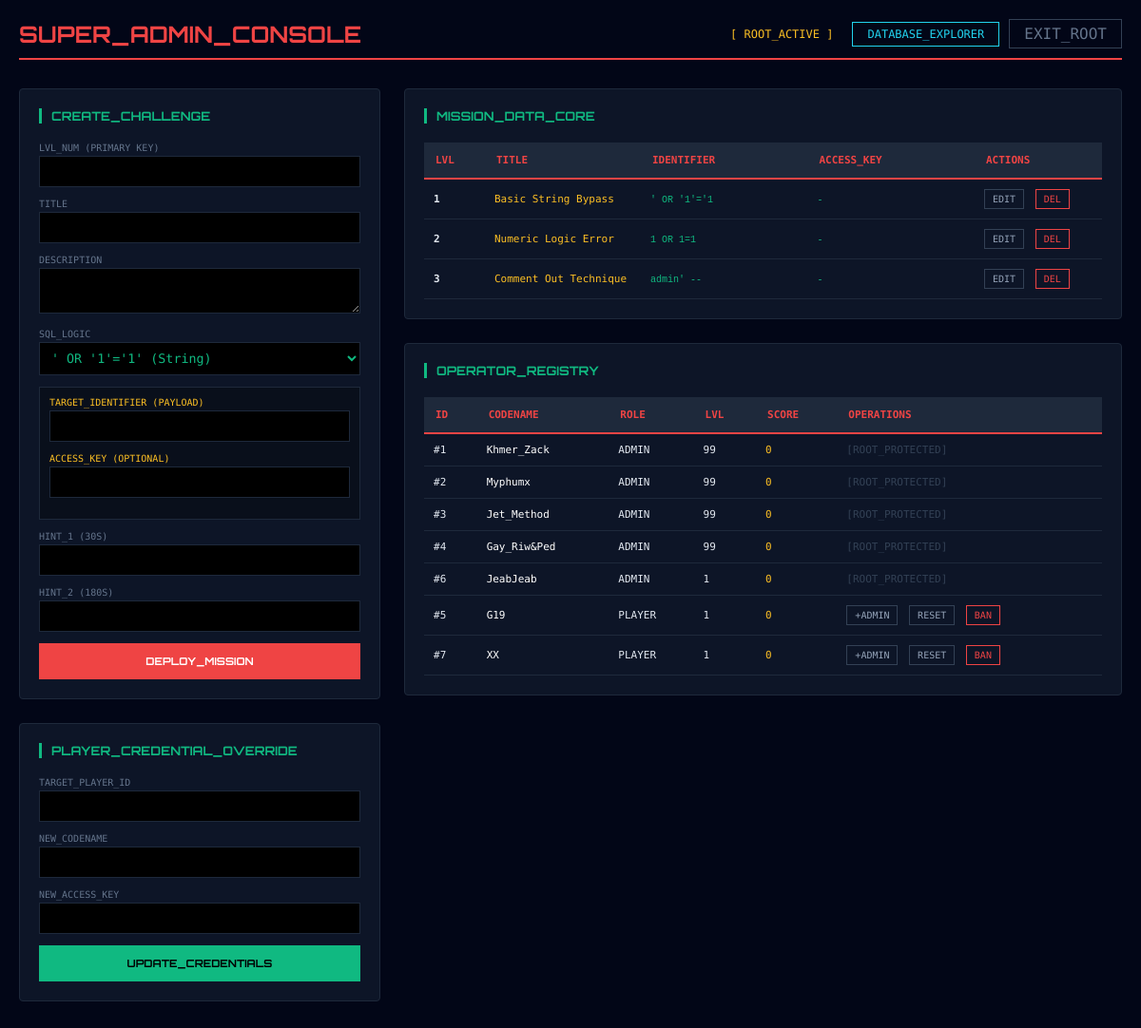
The app's page /admin_manage.php (signed in) with its own data.
### tables this page shows
CREATE TABLE "challenges" (
        id INTEGER PRIMARY KEY AUTOINCREMENT,
        level_num INTEGER,
        title TEXT,
        description TEXT,
        sql_logic TEXT,
        target_identifier TEXT,
        access_key TEXT,  -- ย้ายมาไว้ตรงนี้ตามต้องการ
        hint_1 TEXT,
        hint_2 TEXT
    );

CREATE TABLE players (
    id INTEGER PRIMARY KEY AUTOINCREMENT,
    username TEXT UNIQUE,
    password TEXT,
    level_reached INTEGER DEFAULT 1,
    score INTEGER DEFAULT 0,
    role INTEGER DEFAULT 0
);

### admin_manage.php (the view, shortened to what this page needs)
<?php
$db = new SQLite3('game.db');
$edit_data = ['level_num'=>'','title'=>'','description'=>'','sql_logic'=>'','target_identifier'=>'','access_key'=>'','hint_1'=>'','hint_2'=>''];
$players = $db->query("SELECT * FROM players ORDER BY role DESC, id ASC");
$challenges = $db->query("SELECT * FROM challenges ORDER BY level_num ASC");
?>
<!DOCTYPE html>
<html lang="th">
<head>
</head>
<body>
<div class="admin-container">
    <div class="header">
        <h1>SUPER_ADMIN_CONSOLE</h1>
        <div class="nav-links">
            <span style="color: var(--gold); font-family: 'Fira Code'; font-size: 12px; margin-right: 10px;">[ ROOT_ACTIVE ]</span>
            <a href="view_db.php" class="btn-view-db">DATABASE_EXPLORER</a>
            <a href="dashboard.php" style="color:#64748b; text-decoration:none; font-family:'Fira Code'; border: 1px solid #334155; padding: 5px 15px;">EXIT_ROOT</a>
        </div>
    </div>
    <div class="grid">
        <div class="side-panel">
            <div class="card">
                <h2><?php echo isset($_GET['edit_lvl']) ? 'UPDATE_CHALLENGE' : 'CREATE_CHALLENGE'; ?></h2>
                <form method="POST">
                    <label>LVL_NUM (Primary Key)</label>
                    <input type="number" name="level_num" value="<?php echo $edit_data['level_num']; ?>" required <?php echo isset($_GET['edit_lvl']) ? 'readonly style="opacity:0.5"' : ''; ?>>
                    <label>TITLE</label>
                    <input type="text" name="title" value="<?php echo htmlspecialchars($edit_data['title']); ?>" required>
                    <label>DESCRIPTION</label>
                    <textarea name="description" rows="2"><?php echo htmlspecialchars($edit_data['description']); ?></textarea>
                    <label>SQL_LOGIC</label>
                    <select name="sql_logic">
                        <option value="string" <?php if($edit_data['sql_logic']=='string') echo 'selected'; ?>>' OR '1'='1' (String)</option>
                    </select>
                    <div style="border: 1px solid #1e293b; padding: 10px; margin-bottom: 12px; background: rgba(0,0,0,0.3);">
                        <label style="color:var(--gold);">TARGET_IDENTIFIER (Payload)</label>
                        <input type="text" name="target_identifier" value="<?php echo htmlspecialchars($edit_data['target_identifier']); ?>" required>
                        <label style="color:var(--gold);">ACCESS_KEY (Optional)</label>
                        <input type="text" name="access_key" value="<?php echo htmlspecialchars($edit_data['access_key']); ?>">
                    </div>
                    <label>HINT_1 (30s)</label>
                    <input type="text" name="hint_1" value="<?php echo htmlspecialchars($edit_data['hint_1']); ?>">
                    <label>HINT_2 (180s)</label>
                    <input type="text" name="hint_2" value="<?php echo htmlspecialchars($edit_data['hint_2']); ?>">
                    <button type="submit" name="save_challenge" class="btn btn-save">
                        <?php echo isset($_GET['edit_lvl']) ? 'OVERWRITE_MISSION' : 'DEPLOY_MISSION'; ?>
                    </button>
                </form>
            </div>
            <div class="card">
                <h2>PLAYER_CREDENTIAL_OVERRIDE</h2>
                <form method="POST">
                    <label>TARGET_PLAYER_ID</label>
                    <input type="number" name="user_id" required>
                    <label>NEW_CODENAME</label>
                    <input type="text" name="new_username" required>
                    <label>NEW_ACCESS_KEY</label>
                    <input type="text" name="new_password">
                    <button type="submit" name="update_user" class="btn btn-edit">UPDATE_CREDENTIALS</button>
                </form>
            </div>
        </div>
        <div class="main-panel">
            <div class="card">
                <h2>MISSION_DATA_CORE</h2>
                <table>
                    <thead>
                        <tr>
                            <th width="40">LVL</th><th width="140">TITLE</th><th>IDENTIFIER</th><th>ACCESS_KEY</th><th width="110">ACTIONS</th>
                        </tr>
                    </thead>
                    <tbody>
                        <?php while($c = $challenges->fetchArray(SQLITE3_ASSOC)): ?>
                        <tr>
                            <td><strong><?php echo $c['level_num']; ?></strong></td>
                            <td style="color:var(--gold);"><?php echo htmlspecialchars($c['title']); ?></td>
                            <td style="color:var(--neon); font-size:10px;"><code><?php echo htmlspecialchars($c['target_identifier']); ?></code></td>
                            <td style="color:var(--neon); font-size:10px;"><code><?php echo htmlspecialchars($c['access_key'] ?: '-'); ?></code></td>
                            <td>
                                <a href="?edit_lvl=<?php echo $c['level_num']; ?>" class="action-link">EDIT</a>
                                <a href="?action=del_challenge&id=<?php echo $c['level_num']; ?>" class="action-link btn-del">DEL</a>
                            </td>
                        </tr>
                        <?php endwhile; ?>
                    </tbody>
                </table>
            </div>
            <div class="card">
                <h2>OPERATOR_REGISTRY</h2>
                <table>
                    <thead>
                        <tr>
                            <th>ID</th><th>CODENAME</th><th>ROLE</th><th>LVL</th><th>SCORE</th><th>OPERATIONS</th>
                        </tr>
                    </thead>
                    <tbody>
                        <?php while($p = $players->fetchArray(SQLITE3_ASSOC)): ?>
                        <tr>
                            <td>#<?php echo $p['id']; ?></td>
                            <td style="color:#fff;"><?php echo htmlspecialchars($p['username']); ?></td>
                            <td><span class="badge <?php echo $p['role'] == 1 ? 'badge-admin' : 'badge-user'; ?>"><?php echo $p['role'] == 1 ? 'ADMIN' : 'PLAYER'; ?></span></td>
                            <td><?php echo $p['level_reached']; ?></td>
                            <td style="color:var(--gold);"><?php echo number_format($p['score']); ?></td>
                            <td>
                                <?php if($p['role'] != 1): ?>
                                    <a href="?action=make_admin&id=<?php echo $p['id']; ?>" class="action-link">+ADMIN</a>
                                    <a href="?action=reset&id=<?php echo $p['id']; ?>" class="action-link">RESET</a>
                                    <a href="?action=ban&id=<?php echo $p['id']; ?>" class="action-link btn-del">BAN</a>
                                <?php else: ?>
                                    <span style="color:#334155;">[ROOT_PROTECTED]</span>
                                <?php endif; ?>
                            </td>
                        </tr>
                        <?php endwhile; ?>
                    </tbody>
                </table>
            </div>
        </div>
    </div>
</div>
</body>
</html>

### admin_manage.php (style rules this page uses)
:root { --admin-red: #ef4444; --dark: #020617; --border: #1e293b; --neon: #10b981; --gold: #fbbf24; --cyan: #22d3ee; }
body { background: var(--dark); color: #e2e8f0; font-family: 'Sarabun', sans-serif; margin: 0; padding: 20px; }
.admin-container { max-width: 1400px; margin: 0 auto; }
.header { border-bottom: 2px solid var(--admin-red); padding-bottom: 10px; margin-bottom: 30px; display: flex; justify-content: space-between; align-items: center; }
.header h1 { font-family: 'Orbitron'; color: var(--admin-red); margin: 0; font-size: 24px; }
.nav-links { display: flex; gap: 10px; align-items: center; }
.grid { display: grid; grid-template-columns: 380px 1fr; gap: 25px; }
.card { background: rgba(15, 23, 42, 0.9); border: 1px solid var(--border); padding: 20px; border-radius: 4px; margin-bottom: 25px; }
h2 { font-family: 'Orbitron'; font-size: 13px; color: var(--neon); border-left: 3px solid var(--neon); padding-left: 10px; margin-top: 0; margin-bottom: 20px; }
label { display: block; font-size: 10px; color: #64748b; margin-bottom: 3px; font-family: 'Fira Code'; text-transform: uppercase; }
input, select, textarea { width: 100%; background: #000; border: 1px solid var(--border); padding: 8px; color: var(--neon); font-family: 'Fira Code'; margin-bottom: 12px; box-sizing: border-box; outline: none; }
.btn { border: none; padding: 12px; cursor: pointer; font-family: 'Orbitron'; width: 100%; transition: 0.3s; font-size: 11px; font-weight: bold; }
.btn-save { background: var(--admin-red); color: white; }
.btn-edit { background: var(--neon); color: #000; }
.btn-view-db { color: var(--cyan); text-decoration: none; font-family: 'Fira Code'; font-size: 12px; border: 1px solid var(--cyan); padding: 5px 15px; transition: 0.3s; }
table { width: 100%; border-collapse: collapse; font-family: 'Fira Code'; font-size: 11px; }
th { background: #1e293b; text-align: left; padding: 12px; color: var(--admin-red); border-bottom: 2px solid var(--admin-red); }
td { padding: 10px; border-bottom: 1px solid var(--border); vertical-align: middle; }
.action-link { text-decoration: none; font-size: 10px; margin-right: 5px; color: #94a3b8; border: 1px solid #334155; padding: 4px 8px; display: inline-block; transition: 0.2s; }
.btn-del { border-color: #ef4444; color: #ef4444; }

### records on screen
challenges: level_num "1", title "Basic String Bypass", target_identifier "' OR '1'='1", access_key "-"
challenges: level_num "2", title "Numeric Logic Error", target_identifier "1 OR 1=1", access_key "-"
challenges: level_num "3", title "Comment Out Technique", target_identifier "admin' --", access_key "-"
players: id "1", username "Khmer_Zack", role "ADMIN", level_reached "99", score "0"
players: id "2", username "Myphumx", role "ADMIN", level_reached "99", score "0"
players: id "3", username "Jet_Method", role "ADMIN", level_reached "99", score "0"
players: id "4", username "Gay_Riw&Ped", role "ADMIN", level_reached "99", score "0"
players: id "6", username "JeabJeab", role "ADMIN", level_reached "1", score "0"
players: id "5", username "G19", role "PLAYER", level_reached "1", score "0"
players: id "7", username "XX", role "PLAYER", level_reached "1", score "0"
